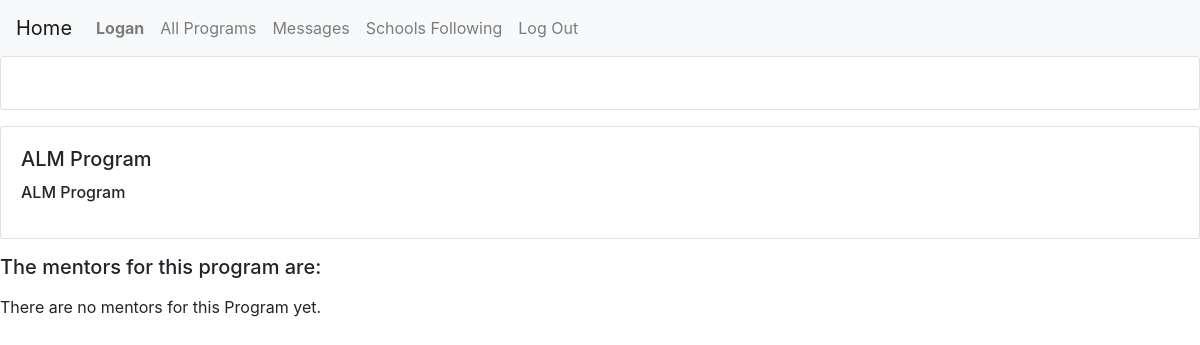
The page /profile/Harvard University/ALM Program (signed in) on the database as committed earlier.
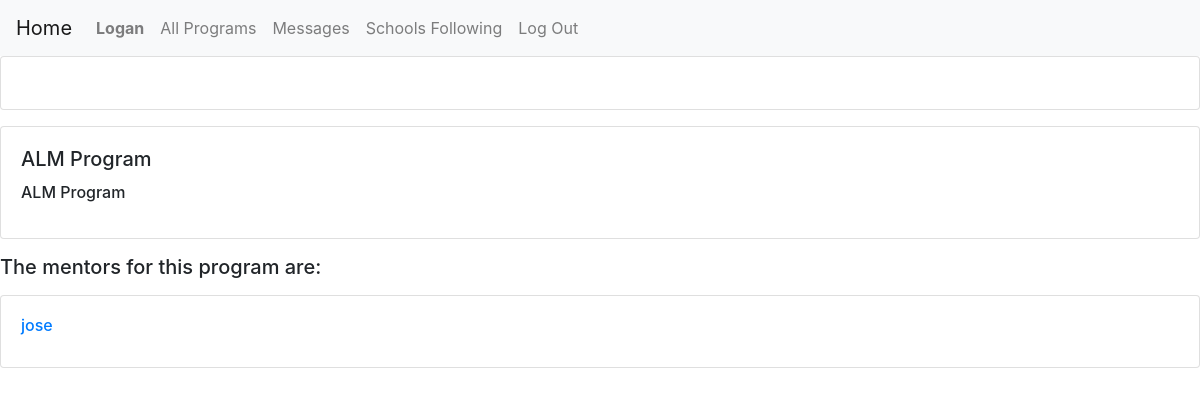
The same page on the database as committed later.
### alternativeSuccess/models.py (models this page shows)
class User(AbstractUser):
    following = models.ManyToManyField("School", related_name="schools_followed", default=None)
    program = models.ForeignKey("Program", default=None, null=True, on_delete=models.CASCADE, related_name="studentsprogram")
    isMentor = models.BooleanField(blank=True, default=False)
    mentor = models.ForeignKey("User", blank=True, default=None, null=True, on_delete=models.CASCADE, related_name="studentsmentor")

### alternativeSuccess/views.py (the view)
# urls.py: path("profile/<str:schoolName>/<str:programName>", views.program, name="program"),
def program(request, schoolName, programName):
    school = School.objects.get(name=schoolName)
    program = Program.objects.get(school=school, name=programName)
    students = User.objects.filter(program=program)
    return render(request, "alternativeSuccess/program.html", {
        "program": program,
        "SchoolName":schoolName,
        "programName": programName,
        "Students": students,
    })

### alternativeSuccess/templates/alternativeSuccess/program.html (shortened to what this page needs)
{% extends "alternativeSuccess/layout.html" %}
{% block body %}
    <div class="card mb-3">
        <div class="row no-gutters">
            <div class="card-body">
            </div>
        </div>
    </div>
    <div id="programs">
        <div class="card mb-3">
            <div class="row no-gutters">
                <div class="card-body">
                    <h5 class="card-title">
                        {{ program.name }}
                    </h5>
                    <h6 class="card-title">
                        <p>{{ program.name }}</p>
                    </h6>
                </div>
            </div>
        </div>
    </div>
    {% if user.is_authenticated %}
        <div id="mentors">
            <h5 class="card-title">
                <p>The mentors for this program are:</p>
            </h5>
            {% for student in Students %}
                {% if student.isMentor == True %}
                    <div class="card mb-3">
                        <div class="row no-gutters">
                            <div class="card-body">
                                <h6 class="card-title">
                                    <a href="{% url 'userprofile' student.id %}">{{ student }}</a>
                                </h6>
                            </div>
                        </div>
                    </div>
                {% endif %}
            {% empty %}
                There are no mentors for this Program yet.
            {% endfor %}
        </div>
    {% endif %}
{% endblock %}

Rows that differ between the two databases and show on the page:
added User: username "jose"
Other text that changed with them:
text no longer shown: "There are no mentors for this Program yet."
